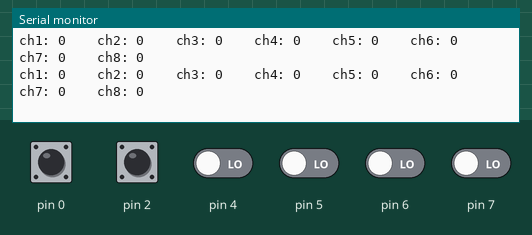
Simulated run of this sketch. Board: Arduino Uno, built with avr-gcc and run on an emulated ATmega328P. Parts: the last lines printed to the serial monitor. The inputs (shaded band) are chosen by the test bench; at power-on: pin 0, pin 2, pin 4–7 LOW.

Above: at 1.2 s.
1.3 s: pin 0 pulsed HIGH 2 times (0.12 s each, 0.3 s apart)
At 2.4 s:
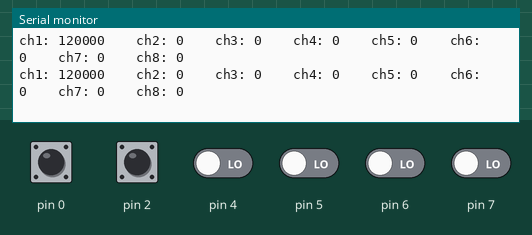
4.9 s: pin 2 pulsed HIGH 2 times (0.12 s each, 0.3 s apart)
At 17.44 s:
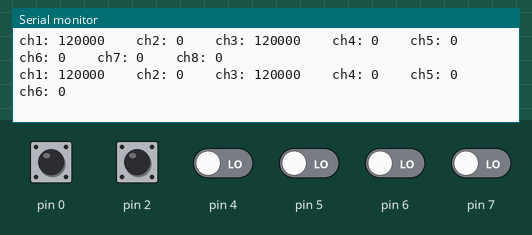

Measured:
- after the input at 1.3 s, the serial monitor: prints a new line after 0.24 s (image 1)
- after the input at 4.9 s, the serial monitor: prints a new line after 0.27 s (image 2)

The sketch:

receiver.ino
```cpp
volatile long ch[8];
int lastch[8];
unsigned long currenttime, lasttime[8];


void setup() {

  Serial.begin(9600);

  PCICR |= (1 << PCIE2);                 //enable pin change interrupts for portD(Digital 0-7) inside pin.change.interuupt control register
  PCMSK2 |= (1 << PCINT16);
  //PCMSK2 |= (1 << PCINT17);
  PCMSK2 |= (1 << PCINT18);
  //PCMSK2 |= (1 << PCINT19);
  PCMSK2 |= (1 << PCINT20);             // enable pin change interrupt for pin D2->D7
  PCMSK2 |= (1 << PCINT21);
  PCMSK2 |= (1 << PCINT22);
  PCMSK2 |= (1 << PCINT23);

}


void loop() {

  Serial.println("ch1: " + String(ch[0]) + "    " + "ch2: " + String(ch[1]) + "    " + "ch3: " + String(ch[2]) + "    " + "ch4: " + String(ch[3]) + "    " + "ch5: " + String(ch[4]) + "    " + "ch6: " + String(ch[5])+ "    " + "ch7: " + String(ch[6])+ "    " + "ch8: " + String(ch[7]) );

}

//RC Receiver capture input routine ///////////////////////////////////////////////////////////////////////////////////////////////////////////////////////////////////
ISR(PCINT2_vect) {
  currenttime=micros();                                   //same principple as the ultrasonic sensor in obstacle avoidance
//CH1  ///////////////////////////////////////////
  if(PIND & B00000001){
    if(lastch[0] == 0){
      lastch[0]=1;
      lasttime[0]=currenttime;
    }
  }
  else if(lastch[0] == 1){
    lastch[0]=0;
    ch[0]=currenttime-lasttime[0];
  }
//CH2  ///////////////////////////////////////////
  /*if(PIND & B00000010){
    if(lastch[1] == 0){
      lastch[1]=1;
      lasttime[1]=currenttime;
    }
  }
  else if(lastch[1] == 1){
    lastch[1]=0;
    ch[1]=currenttime-lasttime[1];
  }*/
//CH3  ///////////////////////////////////////////
  if(PIND & B00000100){
    if(lastch[2] == 0){
      lastch[2]=1;
      lasttime[2]=currenttime;
    }
  }
  else if(lastch[2] == 1){
    lastch[2]=0;
    ch[2]=currenttime-lasttime[2];
  }
//CH4  ////////////////////////////////////////////
 /* if(PIND & B00001000){
    if(lastch[3] == 0){
      lastch[3]=1;
      lasttime[3]=currenttime;
    }
  }
  else if(lastch[1] == 1){
    lastch[3]=0;
    ch[3]=currenttime-lasttime[3];
  }*/
//CH5  /////////////////////////////////////////////
  if(PIND & B00010000){
    if(lastch[4] == 0){
      lastch[4]=1;
      lasttime[4]=currenttime;
    }
  }
  else if(lastch[4] == 1){
    lastch[4]=0;
    ch[4]=currenttime-lasttime[4];
  }
//CH6  /////////////////////////////////////////////
  if(PIND & B00100000){
    if(lastch[5] == 0){
      lastch[5]=1;
      lasttime[5]=currenttime;
    }
  }
  else if(lastch[5] == 1){
    lastch[5]=0;
    ch[5]=currenttime-lasttime[5];
  }
//CH7  //////////////////////////////////////////////
  if(PIND & B01000000){
    if(lastch[6] == 0){
      lastch[6]=1;
      lasttime[6]=currenttime;
    }
  }
  else if(lastch[6] == 1){
    lastch[6]=0;
    ch[6]=currenttime-lasttime[6];
  }
//CH8  //////////////////////////////////////////////
  if(PIND & B10000000){
    if(lastch[7] == 0){
      lastch[7]=1;
      lasttime[7]=currenttime;
    }
  }
  else if(lastch[7] == 1){
    lastch[7]=0;
    ch[7]=currenttime-lasttime[7];
  }

}
```
